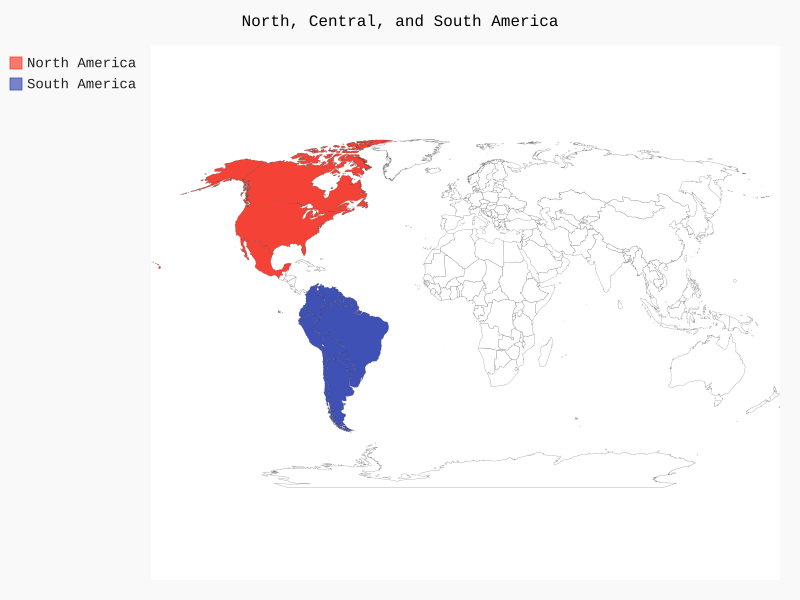

Recreate this plot in Python.
"""制作世界地图"""
from pygal.maps.world import World

wm = World()    # 呈现各国数据的世界地图
wm.title = 'North, Central, and South America'
# 要突出的国家的国别码列表
wm.add('North America', ['ca', 'mx', 'us'])
# 而且每次调用add都为指定的国家选择一种新颜色
wm.add('South America', ['ar', 'bo', 'br', 'cl', 'co', 'ec', 'gf',
                         'gy', 'pe', 'py', 'sr', 'uy', 've'])
wm.render_to_file('americas.svg')
